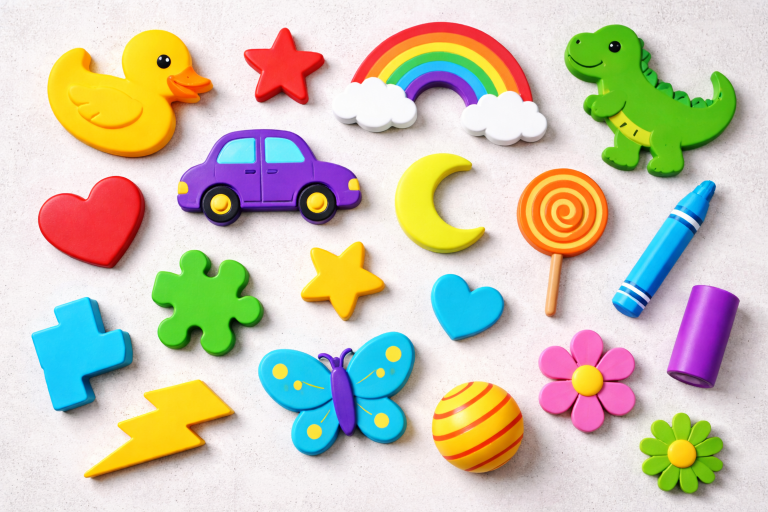
#> input picture homework/tema28/exercise3/randomobjects.png, 1536 x 1024 px (shown at 1/2 size); its folder holds only this picture in this run
$ python contour_area_analysis.py
#> lines starting #> are read from the running program, lines starting #| are printed output that depends on the picture; after the words box and inside, x2 and y2 are one past the last pixel; in counts of white or black regions, pixels touching at a corner belong together
import cv2
import numpy as np
import matplotlib.pyplot as plt
import os
from pathlib import Path

# ============================================================================
# PHASE 1: LOAD IMAGE & CONVERT TO BINARY
# ============================================================================

print("🔍 Looking for image files...")

# Find image file
image_path = None
for file in os.listdir('.'):
    if file.lower().endswith(('jpg', 'jpeg', 'png', 'bmp')):
        image_path = file
        print(f"✅ Found image file: {image_path}")
        break

if image_path is None:
    print("❌ Error: No image files found!")
    print("   Use an image with multiple objects (shapes, letters, etc.)")
    exit()

# Load the image
print(f"📸 Loading: {image_path}")
image = cv2.imread(image_path)
#> image is the input picture: shape (1024, 1536, 3); mean B, G, R 178.8, 198.6, 204.2

if image is None:
    print(f"❌ Error: Could not load image '{image_path}'")
    exit()

# Convert to RGB for display
image_rgb = cv2.cvtColor(image, cv2.COLOR_BGR2RGB)

print(f"✅ Image loaded! Shape: {image.shape}")
#| ✅ Image loaded! Shape: (1024, 1536, 3)
print(f"   Dimensions: {image.shape[1]} × {image.shape[0]} pixels\n")
#|    Dimensions: 1536 × 1024 pixels

# ============================================================================
# PHASE 1B: CONVERT TO BINARY (Black/White)
# ============================================================================

# Convert to grayscale
gray = cv2.cvtColor(image, cv2.COLOR_BGR2GRAY)
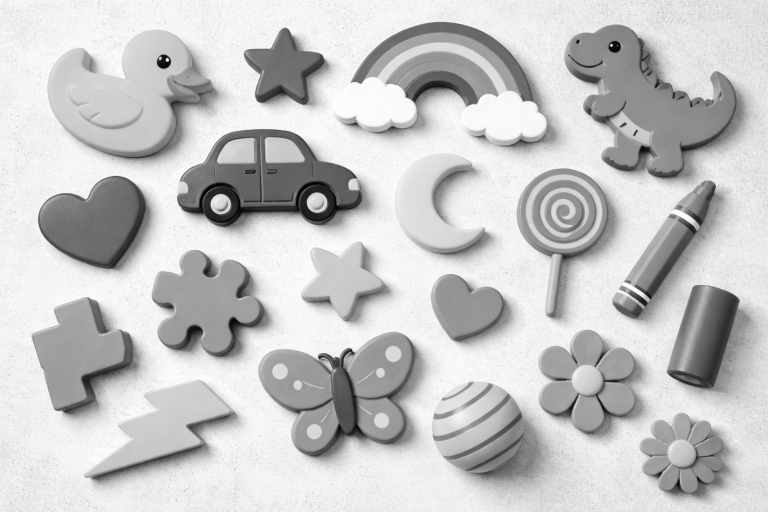
#> gray: shape (1024, 1536) (shown at 1/2 size); min 0, max 255, mean 198

# Apply threshold to get binary image
# For colored objects on background, we use a mid-range threshold
_, binary = cv2.threshold(gray, 127, 255, cv2.THRESH_BINARY)
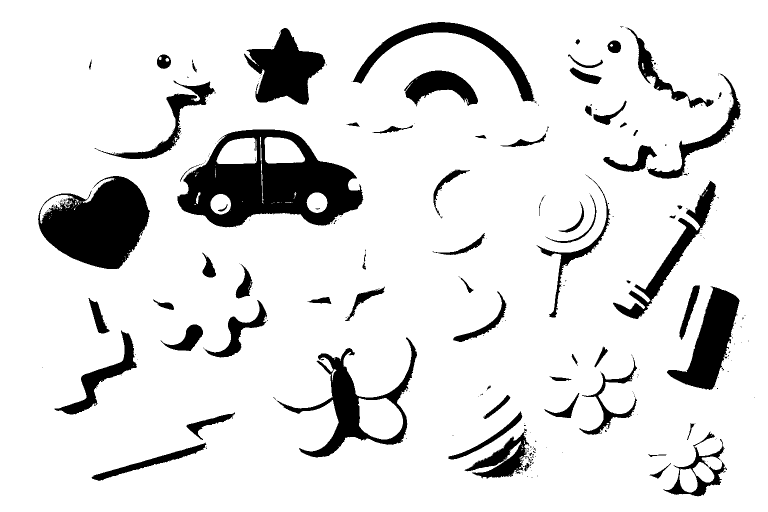
#> binary: shape (1024, 1536) (shown at 1/2 size); 87.8% white; 306 black regions (236 under 20 px), largest, box (x1, y1, x2, y2) and area: (355, 259, 727, 455) 39052, (76, 352, 300, 538) 26638, (553, 674, 834, 915) 13483

# Count white vs black pixels
white_pixels = np.sum(binary > 0)
#> white_pixels = 1381453
black_pixels = np.sum(binary == 0)
#> black_pixels = 191411

print(f"✅ Converted to binary image")
print(f"   White pixels (objects): {white_pixels}")
#|    White pixels (objects): 1381453
print(f"   Black pixels (background): {black_pixels}")
#|    Black pixels (background): 191411
print(f"   Object coverage: {(white_pixels / (gray.shape[0] * gray.shape[1]) * 100):.1f}%\n")
#|    Object coverage: 87.8%

# ============================================================================
# PHASE 2: MORPHOLOGICAL OPERATIONS (CLEANUP)
# ============================================================================

# Define a kernel (small matrix for morphological operations)
# Larger kernel = more aggressive smoothing
kernel = np.ones((5, 5), np.uint8)

# OPENING: Erosion followed by Dilation
# Effect: Removes small noise while keeping large objects
cleaned = cv2.morphologyEx(binary, cv2.MORPH_OPEN, kernel, iterations=1)
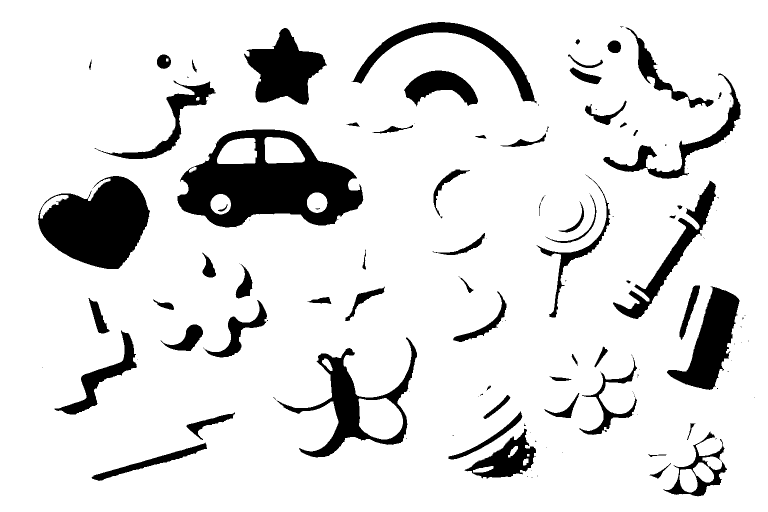
#> cleaned: shape (1024, 1536) (shown at 1/2 size); 87.5% white; 136 black regions (70 under 20 px), largest, box (x1, y1, x2, y2) and area: (355, 259, 727, 455) 40115, (76, 352, 300, 538) 27321, (553, 674, 834, 915) 13838

# CLOSING: Dilation followed by Erosion
# Effect: Fills small holes inside objects
cleaned = cv2.morphologyEx(cleaned, cv2.MORPH_CLOSE, kernel, iterations=1)
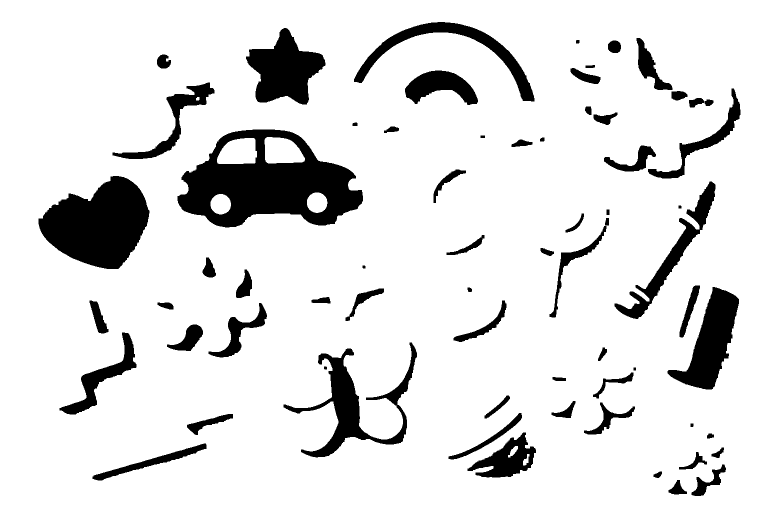
#> cleaned: shape (1024, 1536) (shown at 1/2 size); 87.9% white; 67 black regions

white_after_cleanup = np.sum(cleaned > 0)
#> white_after_cleanup = 1382296

print(f"✅ Applied morphological operations")
print(f"   Kernel size: 5×5")
print(f"   White pixels after cleanup: {white_after_cleanup}")
#|    White pixels after cleanup: 1382296
print(f"   Noise removed: {white_pixels - white_after_cleanup} pixels\n")
#|    Noise removed: -843 pixels

# ============================================================================
# PHASE 3: FIND CONTOURS
# ============================================================================

# cv2.findContours() finds all white regions in the binary image
# Returns: (contours, hierarchy)
# - contours: list of all objects (each is a list of boundary points)
# - hierarchy: relationships between contours (parent/child)

contours, hierarchy = cv2.findContours(
    cleaned,
    cv2.RETR_TREE,              # Retrieve all contours (including nested)
    cv2.CHAIN_APPROX_SIMPLE     # Simplify contours (reduce points)
)
#> contours = 75 contours; largest, box (x1, y1, x2, y2) and area: (0, 0, 1536, 1024) 1570305, (354, 258, 727, 456) 49961, (76, 351, 300, 539) 27312, (566, 684, 835, 916) 14264, (491, 55, 652, 210) 13906

print(f"✅ Found {len(contours)} total contours\n")
#| ✅ Found 75 total contours

# ============================================================================
# PHASE 4: FILTER & ANALYZE CONTOURS
# ============================================================================

# Configure size filtering
MIN_AREA = 500      # Minimum area to keep (pixels)
MAX_AREA = 100000   # Maximum area (filters very large noise)

# Store analyzed objects
objects = []

print(f"📊 Analyzing contours (filtering for area {MIN_AREA}-{MAX_AREA} pixels):\n")

for i, contour in enumerate(contours):
    # Calculate area
    area = cv2.contourArea(contour)

    # Skip if outside size range
    if area < MIN_AREA or area > MAX_AREA:
        continue

    # Get bounding rectangle
    x, y, w, h = cv2.boundingRect(contour)

    # Calculate perimeter
    perimeter = cv2.arcLength(contour, True)

    # Calculate centroid (center point)
    M = cv2.moments(contour)
    if M["m00"] != 0:
        cx = int(M["m10"] / M["m00"])
        cy = int(M["m01"] / M["m00"])
    else:
        cx, cy = x + w // 2, y + h // 2

    # Calculate circularity (how round is it?)
    # Formula: 4π * area / perimeter²
    # Circle = 1.0, Square ≈ 0.785, very thin = close to 0
    if perimeter > 0:
        circularity = 4 * np.pi * area / (perimeter ** 2)
    else:
        circularity = 0

    # Aspect ratio (width/height)
    aspect_ratio = float(w) / h if h > 0 else 0

    # Store object info
    obj_info = {
        'contour': contour,
        'area': area,
        'perimeter': perimeter,
        'x': x, 'y': y, 'w': w, 'h': h,
        'centroid': (cx, cy),
        'circularity': circularity,
        'aspect_ratio': aspect_ratio
    }
    objects.append(obj_info)
#> this loop made 75 passes
#> (area, x, y, w, h, perimeter, cx, cy) on passes 2, 4, 5, 7, 9, 13, 14, 15, 16, 17, 19, 23: (599, 1336, 959, 39, 31, 116.1, 1354, 977), (1462, 1382, 928, 71, 65, 272.2, 1416, 963), (641.5, 1357, 903, 58, 37, 172.3, 1388, 924), (3256, 184, 886, 230, 76, 530.7, 301, 924), (6309, 934, 864, 139, 92, 521.7, 1014, 918), (1339.5, 373, 827, 94, 44, 236.3, 415, 845), (1741.5, 896, 825, 149, 95, 382.7, 978, 877), (1682, 1167, 804, 104, 66, 341.6, 1216, 839), (682.5, 1102, 801, 50, 36, 146, 1130, 823), (578, 968, 790, 53, 48, 151.1, 995, 813), (926.5, 1185, 744, 83, 54, 245.4, 1227, 766), (14264, 566, 684, 269, 232, 1705.5, 707, 810)
#> (area, x, y, w, h, perimeter, cx, cy) on passes 63, 64, 65, 67, 68, 70: (508, 1342, 181, 34, 21, 93.11, 1356, 190), (4806, 1295, 176, 187, 182, 681.4, 1406, 282), (5718.5, 224, 164, 206, 155, 719.9, 348, 240), (5789, 809, 140, 148, 71, 408, 879, 172), (982.5, 1140, 135, 62, 34, 158.1, 1170, 153), (630.5, 313, 108, 30, 30, 113.8, 326, 123)
#> after the loop, objects = 44 items

print(f"✅ Filtered to {len(objects)} significant objects\n")
#| ✅ Filtered to 44 significant objects

# ============================================================================
# PHASE 5: PRINT DETAILED STATISTICS
# ============================================================================

if len(objects) == 0:
    print("❌ No objects detected!")
    print("   → Try lowering MIN_AREA")
    print("   → Check if image has clear white objects on dark background")
else:
    print("="*70)
    print("📊 DETECTED OBJECTS - DETAILED ANALYSIS")
    print("="*70)

    for i, obj in enumerate(objects, 1):
        print(f"\n   Object #{i}:")
        print(f"      Area:          {int(obj['area'])} pixels")
        print(f"      Perimeter:     {int(obj['perimeter'])} pixels")
        print(f"      Position:      ({obj['x']}, {obj['y']}) (top-left)")
        print(f"      Bounding box:  {obj['w']} × {obj['h']} pixels")
        print(f"      Centroid:      {obj['centroid']}")
        print(f"      Circularity:   {obj['circularity']:.3f} (1.0=circle, 0=thin)")
        print(f"      Aspect ratio:  {obj['aspect_ratio']:.2f} (1.0=square)")

        # Describe shape
        if obj['circularity'] > 0.7:
            shape_desc = "🔵 Circular"
        elif 0.4 < obj['circularity'] <= 0.7:
            shape_desc = "⬜ Polygonal"
        else:
            shape_desc = "➖ Elongated/Thin"

        if obj['aspect_ratio'] > 2.5:
            shape_desc += " (very wide)"
        elif obj['aspect_ratio'] < 0.4:
            shape_desc += " (very tall)"

        print(f"      Shape:         {shape_desc}")
#> this loop made 44 passes
#> (printed output is left out)

    print("\n" + "="*70)

# ============================================================================
# PHASE 6: VISUALIZE RESULTS
# ============================================================================

# Create a result image for drawing
result = image_rgb.copy()

# Assign different colors to different objects
colors = [
    (255, 0, 0),      # Red
    (0, 255, 0),      # Green
    (0, 0, 255),      # Blue
    (255, 255, 0),    # Cyan
    (255, 0, 255),    # Magenta
    (0, 255, 255),    # Yellow
]

# Draw each contour
for i, obj in enumerate(objects):
    color = colors[i % len(colors)]
    contour = obj['contour']

    # Draw contour outline
    cv2.drawContours(result, [contour], 0, color, 2)

    # Draw bounding rectangle
    x, y, w, h = obj['x'], obj['y'], obj['w'], obj['h']
    cv2.rectangle(result, (x, y), (x + w, y + h), color, 2)

    # Draw centroid
    cx, cy = obj['centroid']
    cv2.circle(result, (cx, cy), 5, color, -1)

    # Add label with area
    label = f"#{i+1} ({int(obj['area'])}px)"
    cv2.putText(result, label, (x, y - 10),
                cv2.FONT_HERSHEY_SIMPLEX, 0.6, color, 2)
#> this loop made 44 passes
#> (color, x, y, w, h, cx, cy, label) on passes 1 to 11: ((255, 0, 0), 1336, 959, 39, 31, 1354, 977, '#1 (599px)'), ((0, 255, 0), 1382, 928, 71, 65, 1416, 963, '#2 (1462px)'), ((0, 0, 255), 1357, 903, 58, 37, 1388, 924, '#3 (641px)'), ((255, 255, 0), 184, 886, 230, 76, 301, 924, '#4 (3256px)'), ((255, 0, 255), 934, 864, 139, 92, 1014, 918, '#5 (6309px)'), ((0, 255, 255), 373, 827, 94, 44, 415, 845, '#6 (1339px)'), ((255, 0, 0), 896, 825, 149, 95, 978, 877, '#7 (1741px)'), ((0, 255, 0), 1167, 804, 104, 66, 1216, 839, '#8 (1682px)'), ((0, 0, 255), 1102, 801, 50, 36, 1130, 823, '#9 (682px)'), ((255, 255, 0), 968, 790, 53, 48, 995, 813, '#10 (578px)'), ((255, 0, 255), 1185, 744, 83, 54, 1227, 766, '#11 (926px)')
#> (color, x, y, w, h) on pass 25: ((255, 0, 0), 1228, 362, 204, 277)
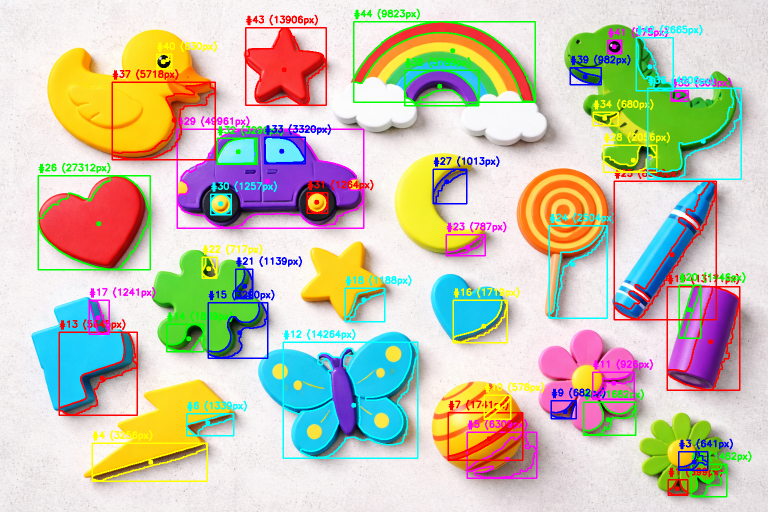
#> result: shape (1024, 1536, 3) (shown at 1/2 size); mean R, G, B 199.5, 195.1, 176.1

print(f"\n✅ Drew {len(objects)} contours on result image\n")

# ============================================================================
# PHASE 7: DISPLAY COMPARISON
# ============================================================================

fig, axes = plt.subplots(2, 2, figsize=(14, 12))

# Top-left: Original image
axes[0, 0].imshow(image_rgb)
axes[0, 0].set_title('Original Image', fontsize=12, fontweight='bold')
axes[0, 0].axis('off')

# Top-right: Binary image
axes[0, 1].imshow(binary, cmap='gray')
axes[0, 1].set_title('Binary Image (threshold)', fontsize=12, fontweight='bold')
axes[0, 1].axis('off')

# Bottom-left: Cleaned binary
axes[1, 0].imshow(cleaned, cmap='gray')
axes[1, 0].set_title('After Morphological Cleanup', fontsize=12, fontweight='bold')
axes[1, 0].axis('off')

# Bottom-right: Result with contours
axes[1, 1].imshow(result)
axes[1, 1].set_title(f'Detected Objects ({len(objects)} found)',
                     fontsize=12, fontweight='bold')
axes[1, 1].axis('off')

plt.tight_layout()
plt.savefig('contour_analysis_results.png', dpi=150, bbox_inches='tight')
print(f"✅ Saved visualization to: contour_analysis_results.png\n")
plt.show()

# ============================================================================
# PHASE 8: GENERATE SUMMARY REPORT
# ============================================================================

print("="*70)
print("📈 SUMMARY REPORT")
print("="*70)

if len(objects) > 0:
    areas = [obj['area'] for obj in objects]
    perimeters = [obj['perimeter'] for obj in objects]
    circularities = [obj['circularity'] for obj in objects]

    print(f"\nTotal objects detected: {len(objects)}")
    print(f"\nArea Statistics:")
    print(f"   Largest:  {max(areas):.0f} pixels")
    print(f"   Smallest: {min(areas):.0f} pixels")
    print(f"   Average:  {np.mean(areas):.0f} pixels")
    print(f"   Std Dev:  {np.std(areas):.0f} pixels")

    print(f"\nPerimeter Statistics:")
    print(f"   Largest:  {max(perimeters):.0f} pixels")
    print(f"   Smallest: {min(perimeters):.0f} pixels")
    print(f"   Average:  {np.mean(perimeters):.0f} pixels")

    print(f"\nCircularity Statistics:")
    print(f"   Most round:     {max(circularities):.3f}")
    print(f"   Most elongated: {min(circularities):.3f}")
    print(f"   Average:        {np.mean(circularities):.3f}")

    # Shape classification
    round_objects = sum(1 for obj in objects if obj['circularity'] > 0.7)
    polygon_objects = sum(1 for obj in objects if 0.4 < obj['circularity'] <= 0.7)
    thin_objects = sum(1 for obj in objects if obj['circularity'] <= 0.4)

    print(f"\nShape Classification:")
    print(f"   🔵 Circular:    {round_objects} objects")
    print(f"   ⬜ Polygonal:   {polygon_objects} objects")
    print(f"   ➖ Elongated:   {thin_objects} objects")

print("\n" + "="*70)

# ============================================================================
# PHASE 9: ADVANCED - FIND CIRCLES VS RECTANGLES
# ============================================================================

print(f"\n🎯 BONUS: Shape Detection\n")

circles = []
rectangles = []

for i, obj in enumerate(objects):
    if obj['circularity'] > 0.7:
        circles.append(i)
    elif obj['aspect_ratio'] > 1.5 or obj['aspect_ratio'] < 0.67:
        rectangles.append(i)
#> this loop made 44 passes

if circles:
    print(f"   🔵 Circles detected: {circles}")
if rectangles:
    print(f"   ⬜ Rectangles detected: {rectangles}")

print("\n" + "="*70)
